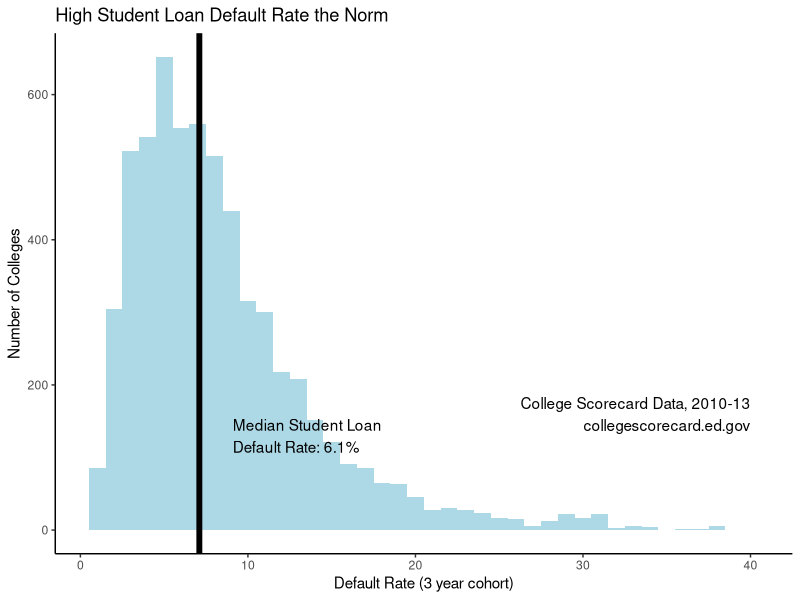
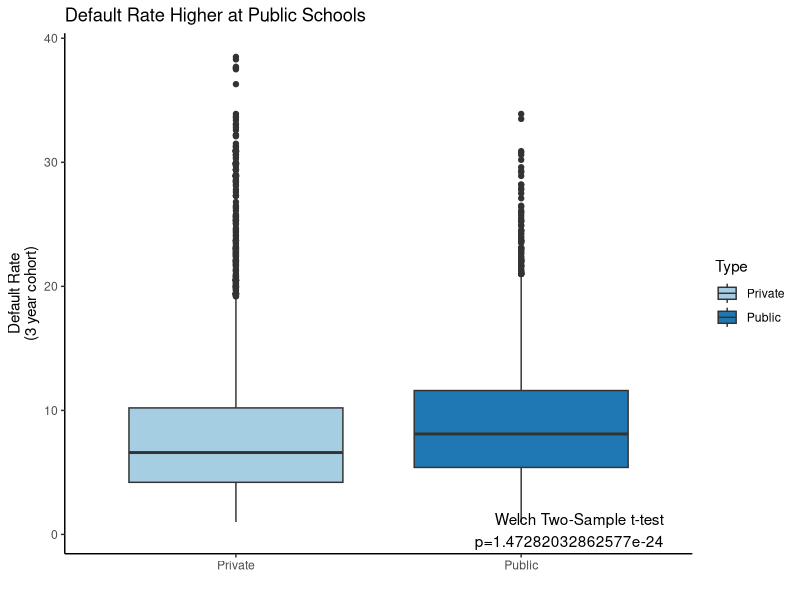
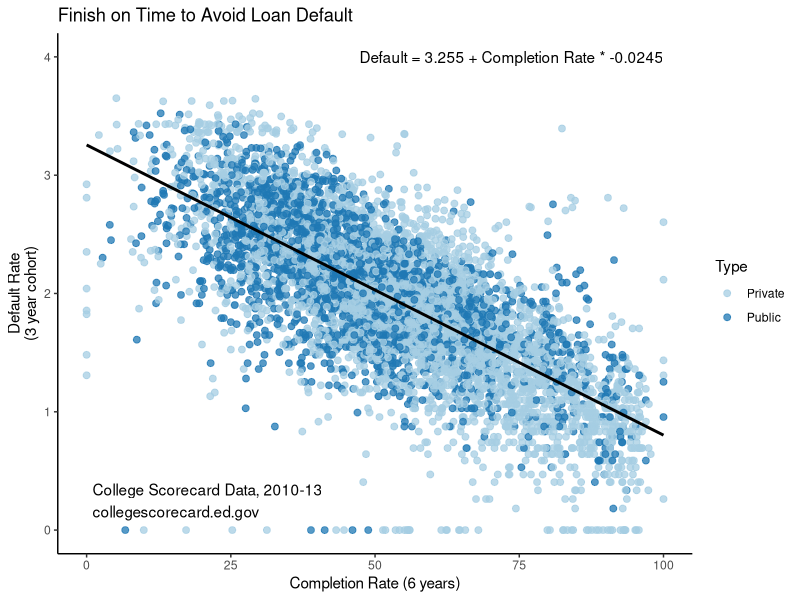
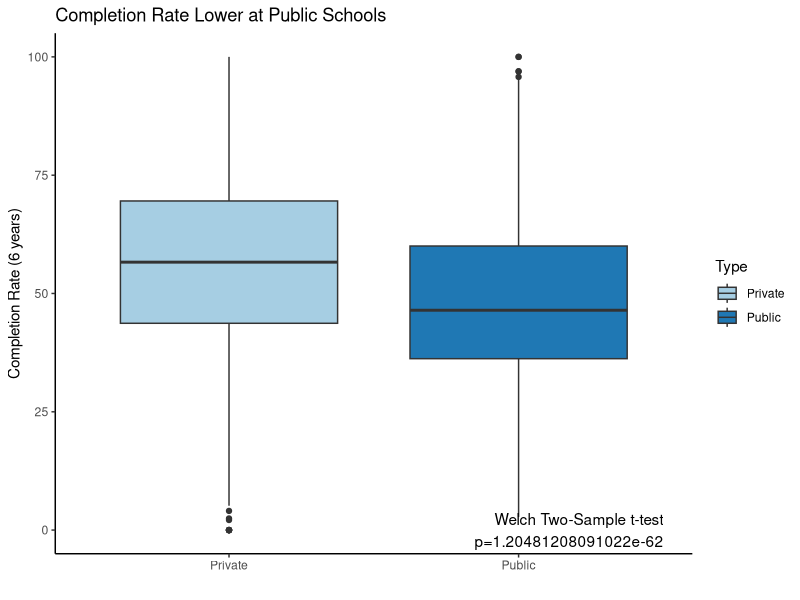
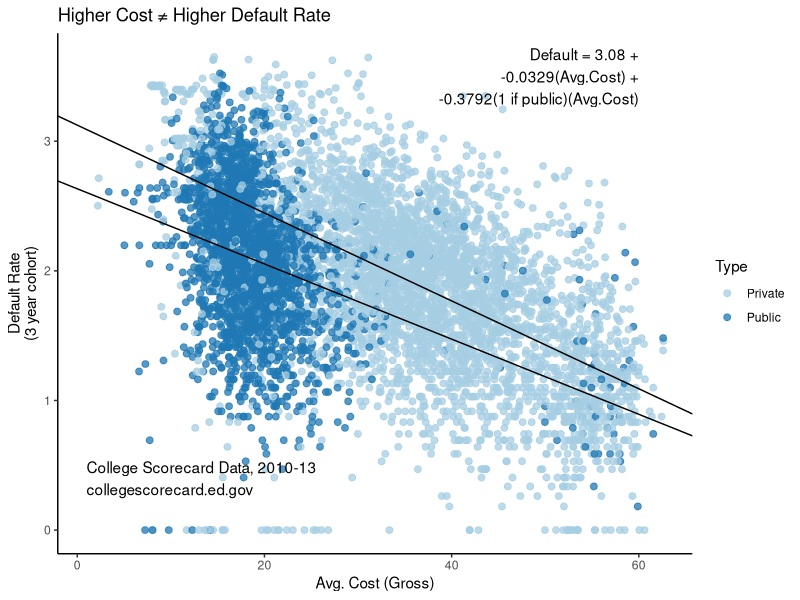

Recreate these plots in R, in order.
###################### PLOTS ######################
library(ggplot2)
library(RColorBrewer)
data13 <- read.csv("data/imputed_data.csv", stringsAsFactors=FALSE)
data13$Default.3Y <- data13$Default.3Y + 1 # for log transforms

# Default Rates Higher than Mortgage Default Rates
# https://research.stlouisfed.org/fred2/series/DRSFRMACBS
meandef <- mean(data13[!is.na(data13$Default.3Y), ]$Default.3Y)  # mean default rate
mddef <- median(data13[!is.na(data13$Default.3Y), ]$Default.3Y)  # median default rate
ggplot(data13, aes(Default.3Y)) + geom_histogram(stat="bin", binwidth=1, fill="lightblue") + theme_classic() + 
    geom_vline(xintercept=mddef, color="black", size=2) + 
    annotate("text", x=(mddef+2), y=130, hjust=0, color="black", label="Median Student Loan\nDefault Rate: 6.1%") +
    xlab("Default Rate (3 year cohort)") + labs(title="High Student Loan Default Rate the Norm") + ylab("Number of Colleges") +
    annotate("text", x=40, y=160, hjust=1, label="College Scorecard Data, 2010-13\ncollegescorecard.ed.gov")

# Default Rate Higher at Public Schools
typedeft <- t.test(sqrt(Default.3Y) ~ Type, data13) # not equal. mean for private is 2.45 and public is 2.72 %
ggplot(data13, aes(Type, Default.3Y)) + geom_boxplot(aes(fill=Type)) + scale_fill_brewer(palette="Paired") + 
    theme_classic() + ylab("Default Rate\n(3 year cohort)") + xlab("") + labs(title="Default Rate Higher at Public Schools") +
    annotate("text", y=.35, x=2.5, hjust=1, label=paste("Welch Two-Sample t-test\np=", typedeft$p.value, sep=""))


# Finish on Time to Avoid Loan Default
compdef <- lm(log(Default.3Y) ~ Completion, data13)
ggplot(data13, aes( Completion, log(Default.3Y) )) + geom_point(aes(color=Type), size = 2, alpha=.75) +
    stat_smooth(method="lm", se=FALSE, color="black") + annotate("text", x=100, y=4, hjust=1, label="Default = 3.255 + Completion Rate * -0.0245") +
    theme_classic() + xlab("Completion Rate (6 years)") + scale_color_brewer(palette="Paired") +
    ylab("Default Rate\n(3 year cohort)") + labs(title="Finish on Time to Avoid Loan Default") +
    annotate("text", x=1, y=.25, hjust=0, label="College Scorecard Data, 2010-13\ncollegescorecard.ed.gov")

# Completion Rate Lower at Public Schools
typecompt <- t.test(Completion ~ Type, data13) # not equal. mean for private is .56 and public is 0.48 (sqrt)
ggplot(data13, aes(Type, Completion)) + geom_boxplot(aes(fill=Type)) + scale_fill_brewer(palette="Paired") + 
    theme_classic() + ylab("Completion Rate (6 years)") + xlab("") + labs(title="Completion Rate Lower at Public Schools") +
    annotate("text", y=.01, x=2.5, hjust=1, label=paste("Welch Two-Sample t-test\np=", typecompt$p.value, sep=""))


# Pay More, Owe Less?
fit <- lm(log(Default.3Y) ~ Avg.Cost + Type, data13)
res <- data.frame(school=data13[complete.cases(data13[,c(3,6,12), ]), 1], residuals=fit$residuals)
res <- res[order(res$residuals), ]
fitpub <- lm(log(Default.3Y) ~ Avg.Cost, data13[data13$Type=="Public", ]) # int 2.633 slope -.029
fitpriv <- lm(log(Default.3Y) ~ Avg.Cost, data13[data13$Type=="Private", ]) # int 3.124 slope -.0339

ggplot(data13, aes( Avg.Cost, log(Default.3Y) )) + geom_point(aes(color=Type), size = 2, alpha=.75) +
    annotate("text", y=3.5, x=60, hjust=1, label="Default = 3.08 +\n-0.0329(Avg.Cost) +\n-0.3792(1 if public)(Avg.Cost)")+
    theme_classic() + xlab("Avg. Cost (Gross)") + scale_color_brewer(palette="Paired") +
    ylab("Default Rate\n(3 year cohort)") + labs(title="Higher Cost ≠ Higher Default Rate") +
    annotate("text", x=1, y=0.4, hjust=0, label="College Scorecard Data, 2010-13\ncollegescorecard.ed.gov") +
    geom_abline(intercept=2.633, slope=-.029) + geom_abline(intercept=3.124, slope=-.0339)


